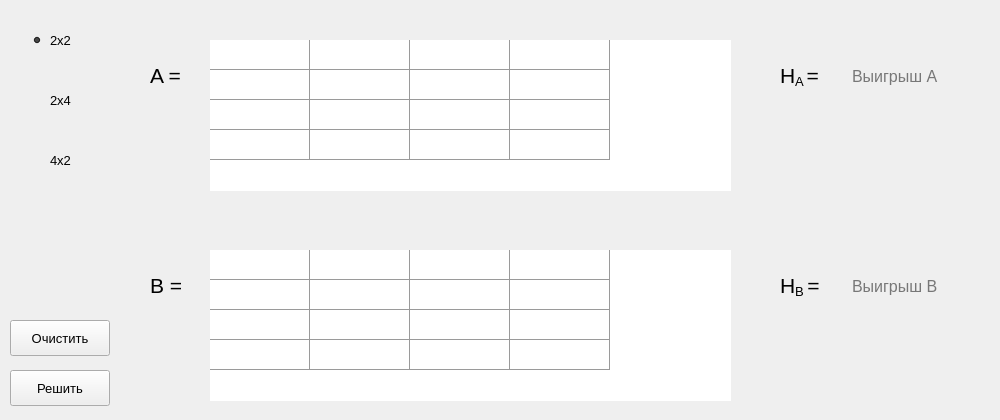
<?xml version="1.0" encoding="UTF-8"?>
<ui version="4.0">
 <class>Form</class>
 <widget class="QWidget" name="Form">
  <property name="geometry">
   <rect>
    <x>0</x>
    <y>0</y>
    <width>1000</width>
    <height>420</height>
   </rect>
  </property>
  <widget class="QTableWidget" name="tableB">
   <property name="geometry">
    <rect>
     <x>210</x>
     <y>250</y>
     <width>521</width>
     <height>151</height>
    </rect>
   </property>
   <property name="font">
    <font>
     <family>MS Shell Dlg 2</family>
     <pointsize>12</pointsize>
    </font>
   </property>
   <property name="focusPolicy">
    <enum>Qt::ClickFocus</enum>
   </property>
   <property name="autoFillBackground">
    <bool>true</bool>
   </property>
   <property name="styleSheet">
    <string notr="true">selection-background-color: rgb(210, 210, 210);
border-color: rgb(255, 255, 255);
selection-color: rgb(0, 0, 0);
gridline-color: rgb(154, 154, 154);</string>
   </property>
   <property name="frameShape">
    <enum>QFrame::NoFrame</enum>
   </property>
   <property name="verticalScrollBarPolicy">
    <enum>Qt::ScrollBarAlwaysOff</enum>
   </property>
   <property name="horizontalScrollBarPolicy">
    <enum>Qt::ScrollBarAlwaysOff</enum>
   </property>
   <property name="editTriggers">
    <set>QAbstractItemView::AnyKeyPressed|QAbstractItemView::CurrentChanged|QAbstractItemView::EditKeyPressed|QAbstractItemView::SelectedClicked</set>
   </property>
   <property name="dragEnabled">
    <bool>false</bool>
   </property>
   <property name="dragDropMode">
    <enum>QAbstractItemView::NoDragDrop</enum>
   </property>
   <property name="defaultDropAction">
    <enum>Qt::IgnoreAction</enum>
   </property>
   <property name="selectionMode">
    <enum>QAbstractItemView::NoSelection</enum>
   </property>
   <property name="textElideMode">
    <enum>Qt::ElideMiddle</enum>
   </property>
   <property name="showGrid">
    <bool>true</bool>
   </property>
   <property name="gridStyle">
    <enum>Qt::SolidLine</enum>
   </property>
   <property name="cornerButtonEnabled">
    <bool>false</bool>
   </property>
   <attribute name="horizontalHeaderVisible">
    <bool>false</bool>
   </attribute>
   <attribute name="horizontalHeaderHighlightSections">
    <bool>false</bool>
   </attribute>
   <attribute name="verticalHeaderVisible">
    <bool>false</bool>
   </attribute>
   <attribute name="verticalHeaderHighlightSections">
    <bool>false</bool>
   </attribute>
   <row>
    <property name="text">
     <string>Новая строка</string>
    </property>
   </row>
   <row>
    <property name="text">
     <string>Новая строка</string>
    </property>
   </row>
   <row>
    <property name="text">
     <string>Новая строка</string>
    </property>
   </row>
   <row>
    <property name="text">
     <string>Новая строка</string>
    </property>
   </row>
   <column>
    <property name="text">
     <string>Новый столбец</string>
    </property>
   </column>
   <column>
    <property name="text">
     <string>Новый столбец</string>
    </property>
   </column>
   <column>
    <property name="text">
     <string>Новый столбец</string>
    </property>
   </column>
   <column>
    <property name="text">
     <string>Новый столбец</string>
    </property>
   </column>
  </widget>
  <widget class="QTableWidget" name="tableA">
   <property name="geometry">
    <rect>
     <x>210</x>
     <y>40</y>
     <width>521</width>
     <height>151</height>
    </rect>
   </property>
   <property name="font">
    <font>
     <family>MS Shell Dlg 2</family>
     <pointsize>12</pointsize>
    </font>
   </property>
   <property name="focusPolicy">
    <enum>Qt::ClickFocus</enum>
   </property>
   <property name="autoFillBackground">
    <bool>true</bool>
   </property>
   <property name="styleSheet">
    <string notr="true">selection-background-color: rgb(210, 210, 210);
selection-color: rgb(0, 0, 0);
border-color: rgb(0, 0, 0);
gridline-color: rgb(154, 154, 154);</string>
   </property>
   <property name="frameShape">
    <enum>QFrame::NoFrame</enum>
   </property>
   <property name="lineWidth">
    <number>1</number>
   </property>
   <property name="verticalScrollBarPolicy">
    <enum>Qt::ScrollBarAlwaysOff</enum>
   </property>
   <property name="horizontalScrollBarPolicy">
    <enum>Qt::ScrollBarAlwaysOff</enum>
   </property>
   <property name="editTriggers">
    <set>QAbstractItemView::AnyKeyPressed|QAbstractItemView::CurrentChanged|QAbstractItemView::EditKeyPressed|QAbstractItemView::SelectedClicked</set>
   </property>
   <property name="dragEnabled">
    <bool>false</bool>
   </property>
   <property name="dragDropMode">
    <enum>QAbstractItemView::NoDragDrop</enum>
   </property>
   <property name="defaultDropAction">
    <enum>Qt::IgnoreAction</enum>
   </property>
   <property name="selectionMode">
    <enum>QAbstractItemView::NoSelection</enum>
   </property>
   <property name="textElideMode">
    <enum>Qt::ElideMiddle</enum>
   </property>
   <property name="showGrid">
    <bool>true</bool>
   </property>
   <property name="gridStyle">
    <enum>Qt::SolidLine</enum>
   </property>
   <property name="cornerButtonEnabled">
    <bool>false</bool>
   </property>
   <attribute name="horizontalHeaderVisible">
    <bool>false</bool>
   </attribute>
   <attribute name="horizontalHeaderHighlightSections">
    <bool>false</bool>
   </attribute>
   <attribute name="verticalHeaderVisible">
    <bool>false</bool>
   </attribute>
   <attribute name="verticalHeaderHighlightSections">
    <bool>false</bool>
   </attribute>
   <row>
    <property name="text">
     <string>Новая строка</string>
    </property>
   </row>
   <row>
    <property name="text">
     <string>Новая строка</string>
    </property>
   </row>
   <row>
    <property name="text">
     <string>Новая строка</string>
    </property>
   </row>
   <row>
    <property name="text">
     <string>Новая строка</string>
    </property>
   </row>
   <column>
    <property name="text">
     <string>Новый столбец</string>
    </property>
   </column>
   <column>
    <property name="text">
     <string>Новый столбец</string>
    </property>
   </column>
   <column>
    <property name="text">
     <string>Новый столбец</string>
    </property>
   </column>
   <column>
    <property name="text">
     <string>Новый столбец</string>
    </property>
   </column>
  </widget>
  <widget class="QRadioButton" name="resizeButton_2x2">
   <property name="geometry">
    <rect>
     <x>30</x>
     <y>30</y>
     <width>61</width>
     <height>20</height>
    </rect>
   </property>
   <property name="font">
    <font>
     <pointsize>10</pointsize>
    </font>
   </property>
   <property name="cursor">
    <cursorShape>PointingHandCursor</cursorShape>
   </property>
   <property name="styleSheet">
    <string notr="true">background-color: transparent;</string>
   </property>
   <property name="text">
    <string>2x2</string>
   </property>
   <property name="checkable">
    <bool>true</bool>
   </property>
   <property name="checked">
    <bool>true</bool>
   </property>
   <property name="autoRepeat">
    <bool>false</bool>
   </property>
  </widget>
  <widget class="QRadioButton" name="resizeButton_2x4">
   <property name="geometry">
    <rect>
     <x>30</x>
     <y>90</y>
     <width>61</width>
     <height>20</height>
    </rect>
   </property>
   <property name="font">
    <font>
     <pointsize>10</pointsize>
    </font>
   </property>
   <property name="cursor">
    <cursorShape>PointingHandCursor</cursorShape>
   </property>
   <property name="styleSheet">
    <string notr="true">background-color: transparent;</string>
   </property>
   <property name="text">
    <string>2x4</string>
   </property>
   <property name="checkable">
    <bool>true</bool>
   </property>
   <property name="checked">
    <bool>false</bool>
   </property>
   <property name="autoRepeat">
    <bool>false</bool>
   </property>
  </widget>
  <widget class="QRadioButton" name="resizeButton_4x2">
   <property name="geometry">
    <rect>
     <x>30</x>
     <y>150</y>
     <width>61</width>
     <height>20</height>
    </rect>
   </property>
   <property name="font">
    <font>
     <pointsize>10</pointsize>
    </font>
   </property>
   <property name="cursor">
    <cursorShape>PointingHandCursor</cursorShape>
   </property>
   <property name="styleSheet">
    <string notr="true">background-color: transparent;</string>
   </property>
   <property name="text">
    <string>4x2</string>
   </property>
   <property name="checkable">
    <bool>true</bool>
   </property>
   <property name="checked">
    <bool>false</bool>
   </property>
   <property name="autoRepeat">
    <bool>false</bool>
   </property>
  </widget>
  <widget class="QLabel" name="label_5">
   <property name="geometry">
    <rect>
     <x>0</x>
     <y>0</y>
     <width>121</width>
     <height>421</height>
    </rect>
   </property>
   <property name="text">
    <string/>
   </property>
   <property name="pixmap">
    <pixmap>../images/lemke_side_panel.png</pixmap>
   </property>
   <property name="scaledContents">
    <bool>false</bool>
   </property>
  </widget>
  <widget class="QLabel" name="label_4">
   <property name="geometry">
    <rect>
     <x>150</x>
     <y>40</y>
     <width>55</width>
     <height>71</height>
    </rect>
   </property>
   <property name="font">
    <font>
     <pointsize>16</pointsize>
    </font>
   </property>
   <property name="text">
    <string>A = </string>
   </property>
  </widget>
  <widget class="QLabel" name="label_3">
   <property name="geometry">
    <rect>
     <x>150</x>
     <y>250</y>
     <width>55</width>
     <height>71</height>
    </rect>
   </property>
   <property name="font">
    <font>
     <pointsize>16</pointsize>
    </font>
   </property>
   <property name="text">
    <string>B = </string>
   </property>
  </widget>
  <widget class="QPushButton" name="solveButton">
   <property name="geometry">
    <rect>
     <x>10</x>
     <y>370</y>
     <width>100</width>
     <height>36</height>
    </rect>
   </property>
   <property name="font">
    <font>
     <pointsize>10</pointsize>
    </font>
   </property>
   <property name="cursor">
    <cursorShape>PointingHandCursor</cursorShape>
   </property>
   <property name="focusPolicy">
    <enum>Qt::ClickFocus</enum>
   </property>
   <property name="toolTip">
    <string/>
   </property>
   <property name="toolTipDuration">
    <number>-1</number>
   </property>
   <property name="layoutDirection">
    <enum>Qt::RightToLeft</enum>
   </property>
   <property name="autoFillBackground">
    <bool>false</bool>
   </property>
   <property name="inputMethodHints">
    <set>Qt::ImhNone</set>
   </property>
   <property name="text">
    <string>Решить</string>
   </property>
   <property name="iconSize">
    <size>
     <width>25</width>
     <height>25</height>
    </size>
   </property>
   <property name="checkable">
    <bool>false</bool>
   </property>
   <property name="checked">
    <bool>false</bool>
   </property>
   <property name="autoRepeat">
    <bool>false</bool>
   </property>
   <property name="autoExclusive">
    <bool>false</bool>
   </property>
   <property name="autoDefault">
    <bool>false</bool>
   </property>
   <property name="default">
    <bool>false</bool>
   </property>
   <property name="flat">
    <bool>false</bool>
   </property>
  </widget>
  <widget class="QPushButton" name="clearButton">
   <property name="geometry">
    <rect>
     <x>10</x>
     <y>320</y>
     <width>100</width>
     <height>36</height>
    </rect>
   </property>
   <property name="font">
    <font>
     <pointsize>10</pointsize>
    </font>
   </property>
   <property name="cursor">
    <cursorShape>PointingHandCursor</cursorShape>
   </property>
   <property name="focusPolicy">
    <enum>Qt::ClickFocus</enum>
   </property>
   <property name="toolTip">
    <string/>
   </property>
   <property name="toolTipDuration">
    <number>-1</number>
   </property>
   <property name="layoutDirection">
    <enum>Qt::RightToLeft</enum>
   </property>
   <property name="autoFillBackground">
    <bool>false</bool>
   </property>
   <property name="inputMethodHints">
    <set>Qt::ImhNone</set>
   </property>
   <property name="text">
    <string>Очистить</string>
   </property>
   <property name="iconSize">
    <size>
     <width>25</width>
     <height>25</height>
    </size>
   </property>
   <property name="checkable">
    <bool>false</bool>
   </property>
   <property name="checked">
    <bool>false</bool>
   </property>
   <property name="autoRepeat">
    <bool>false</bool>
   </property>
   <property name="autoExclusive">
    <bool>false</bool>
   </property>
   <property name="autoDefault">
    <bool>false</bool>
   </property>
   <property name="default">
    <bool>false</bool>
   </property>
   <property name="flat">
    <bool>false</bool>
   </property>
  </widget>
  <widget class="QLabel" name="label_9">
   <property name="geometry">
    <rect>
     <x>0</x>
     <y>0</y>
     <width>1001</width>
     <height>421</height>
    </rect>
   </property>
   <property name="text">
    <string/>
   </property>
   <property name="pixmap">
    <pixmap>../images/white_background.png</pixmap>
   </property>
   <property name="scaledContents">
    <bool>true</bool>
   </property>
  </widget>
  <widget class="QLineEdit" name="h_aLine">
   <property name="enabled">
    <bool>true</bool>
   </property>
   <property name="geometry">
    <rect>
     <x>850</x>
     <y>61</y>
     <width>121</width>
     <height>31</height>
    </rect>
   </property>
   <property name="font">
    <font>
     <pointsize>12</pointsize>
    </font>
   </property>
   <property name="cursor">
    <cursorShape>ArrowCursor</cursorShape>
   </property>
   <property name="toolTip">
    <string/>
   </property>
   <property name="toolTipDuration">
    <number>-1</number>
   </property>
   <property name="statusTip">
    <string>dsds</string>
   </property>
   <property name="styleSheet">
    <string notr="true">background-color: transparent;</string>
   </property>
   <property name="frame">
    <bool>false</bool>
   </property>
   <property name="echoMode">
    <enum>QLineEdit::Normal</enum>
   </property>
   <property name="readOnly">
    <bool>true</bool>
   </property>
   <property name="placeholderText">
    <string>Выигрыш A</string>
   </property>
   <property name="clearButtonEnabled">
    <bool>false</bool>
   </property>
  </widget>
  <widget class="QLabel" name="label_2">
   <property name="enabled">
    <bool>true</bool>
   </property>
   <property name="geometry">
    <rect>
     <x>780</x>
     <y>50</y>
     <width>61</width>
     <height>51</height>
    </rect>
   </property>
   <property name="font">
    <font>
     <pointsize>12</pointsize>
     <stylestrategy>PreferDefault</stylestrategy>
    </font>
   </property>
   <property name="text">
    <string>&lt;html&gt;&lt;head/&gt;&lt;body&gt;&lt;p&gt;&lt;span style=&quot; font-size:16pt;&quot;&gt;H&lt;/span&gt;&lt;span style=&quot; font-size:16pt; vertical-align:sub;&quot;&gt;A &lt;/span&gt;&lt;span style=&quot; font-size:16pt;&quot;&gt;=&lt;/span&gt;&lt;/p&gt;&lt;/body&gt;&lt;/html&gt;</string>
   </property>
  </widget>
  <widget class="QLineEdit" name="h_bLine">
   <property name="enabled">
    <bool>true</bool>
   </property>
   <property name="geometry">
    <rect>
     <x>850</x>
     <y>271</y>
     <width>121</width>
     <height>31</height>
    </rect>
   </property>
   <property name="font">
    <font>
     <pointsize>12</pointsize>
    </font>
   </property>
   <property name="cursor">
    <cursorShape>ArrowCursor</cursorShape>
   </property>
   <property name="toolTip">
    <string/>
   </property>
   <property name="toolTipDuration">
    <number>-1</number>
   </property>
   <property name="statusTip">
    <string>dsds</string>
   </property>
   <property name="styleSheet">
    <string notr="true">background-color: transparent;</string>
   </property>
   <property name="frame">
    <bool>false</bool>
   </property>
   <property name="echoMode">
    <enum>QLineEdit::Normal</enum>
   </property>
   <property name="readOnly">
    <bool>true</bool>
   </property>
   <property name="placeholderText">
    <string>Выигрыш B</string>
   </property>
   <property name="clearButtonEnabled">
    <bool>false</bool>
   </property>
  </widget>
  <widget class="QLabel" name="label_1">
   <property name="enabled">
    <bool>true</bool>
   </property>
   <property name="geometry">
    <rect>
     <x>780</x>
     <y>260</y>
     <width>61</width>
     <height>51</height>
    </rect>
   </property>
   <property name="font">
    <font>
     <pointsize>12</pointsize>
     <stylestrategy>PreferDefault</stylestrategy>
    </font>
   </property>
   <property name="text">
    <string>&lt;html&gt;&lt;head/&gt;&lt;body&gt;&lt;p&gt;&lt;span style=&quot; font-size:16pt;&quot;&gt;H&lt;/span&gt;&lt;span style=&quot; font-size:16pt; vertical-align:sub;&quot;&gt;B &lt;/span&gt;&lt;span style=&quot; font-size:16pt;&quot;&gt;=&lt;/span&gt;&lt;/p&gt;&lt;/body&gt;&lt;/html&gt;</string>
   </property>
  </widget>
  <widget class="QPushButton" name="copyButton_A">
   <property name="geometry">
    <rect>
     <x>210</x>
     <y>13</y>
     <width>25</width>
     <height>25</height>
    </rect>
   </property>
   <property name="cursor">
    <cursorShape>PointingHandCursor</cursorShape>
   </property>
   <property name="focusPolicy">
    <enum>Qt::ClickFocus</enum>
   </property>
   <property name="toolTip">
    <string>&lt;html&gt;&lt;head/&gt;&lt;body&gt;&lt;p&gt;Копировать&lt;/p&gt;&lt;/body&gt;&lt;/html&gt;</string>
   </property>
   <property name="styleSheet">
    <string notr="true"/>
   </property>
   <property name="text">
    <string/>
   </property>
   <property name="icon">
    <iconset>
     <normaloff>../images/copy.png</normaloff>../images/copy.png</iconset>
   </property>
   <property name="iconSize">
    <size>
     <width>25</width>
     <height>25</height>
    </size>
   </property>
   <property name="flat">
    <bool>true</bool>
   </property>
  </widget>
  <widget class="QPushButton" name="pasteButton_A">
   <property name="geometry">
    <rect>
     <x>235</x>
     <y>13</y>
     <width>25</width>
     <height>25</height>
    </rect>
   </property>
   <property name="cursor">
    <cursorShape>PointingHandCursor</cursorShape>
   </property>
   <property name="focusPolicy">
    <enum>Qt::ClickFocus</enum>
   </property>
   <property name="toolTip">
    <string>&lt;html&gt;&lt;head/&gt;&lt;body&gt;&lt;p&gt;Вставить&lt;/p&gt;&lt;/body&gt;&lt;/html&gt;</string>
   </property>
   <property name="styleSheet">
    <string notr="true"/>
   </property>
   <property name="text">
    <string/>
   </property>
   <property name="icon">
    <iconset>
     <normaloff>../images/paste.png</normaloff>../images/paste.png</iconset>
   </property>
   <property name="iconSize">
    <size>
     <width>25</width>
     <height>25</height>
    </size>
   </property>
   <property name="flat">
    <bool>true</bool>
   </property>
  </widget>
  <widget class="QPushButton" name="copyButton_B">
   <property name="geometry">
    <rect>
     <x>210</x>
     <y>223</y>
     <width>25</width>
     <height>25</height>
    </rect>
   </property>
   <property name="cursor">
    <cursorShape>PointingHandCursor</cursorShape>
   </property>
   <property name="focusPolicy">
    <enum>Qt::ClickFocus</enum>
   </property>
   <property name="toolTip">
    <string>&lt;html&gt;&lt;head/&gt;&lt;body&gt;&lt;p&gt;Копировать&lt;/p&gt;&lt;/body&gt;&lt;/html&gt;</string>
   </property>
   <property name="styleSheet">
    <string notr="true"/>
   </property>
   <property name="text">
    <string/>
   </property>
   <property name="icon">
    <iconset>
     <normaloff>../images/copy.png</normaloff>../images/copy.png</iconset>
   </property>
   <property name="iconSize">
    <size>
     <width>25</width>
     <height>25</height>
    </size>
   </property>
   <property name="flat">
    <bool>true</bool>
   </property>
  </widget>
  <widget class="QPushButton" name="pasteButton_B">
   <property name="geometry">
    <rect>
     <x>235</x>
     <y>223</y>
     <width>25</width>
     <height>25</height>
    </rect>
   </property>
   <property name="cursor">
    <cursorShape>PointingHandCursor</cursorShape>
   </property>
   <property name="focusPolicy">
    <enum>Qt::ClickFocus</enum>
   </property>
   <property name="toolTip">
    <string>&lt;html&gt;&lt;head/&gt;&lt;body&gt;&lt;p&gt;Вставить&lt;/p&gt;&lt;/body&gt;&lt;/html&gt;</string>
   </property>
   <property name="styleSheet">
    <string notr="true"/>
   </property>
   <property name="text">
    <string/>
   </property>
   <property name="icon">
    <iconset>
     <normaloff>../images/paste.png</normaloff>../images/paste.png</iconset>
   </property>
   <property name="iconSize">
    <size>
     <width>25</width>
     <height>25</height>
    </size>
   </property>
   <property name="flat">
    <bool>true</bool>
   </property>
  </widget>
  <zorder>label_9</zorder>
  <zorder>label_5</zorder>
  <zorder>tableB</zorder>
  <zorder>tableA</zorder>
  <zorder>resizeButton_2x2</zorder>
  <zorder>resizeButton_2x4</zorder>
  <zorder>resizeButton_4x2</zorder>
  <zorder>label_4</zorder>
  <zorder>label_3</zorder>
  <zorder>solveButton</zorder>
  <zorder>clearButton</zorder>
  <zorder>h_aLine</zorder>
  <zorder>label_2</zorder>
  <zorder>h_bLine</zorder>
  <zorder>label_1</zorder>
  <zorder>copyButton_A</zorder>
  <zorder>pasteButton_A</zorder>
  <zorder>copyButton_B</zorder>
  <zorder>pasteButton_B</zorder>
 </widget>
 <resources/>
 <connections/>
</ui>
